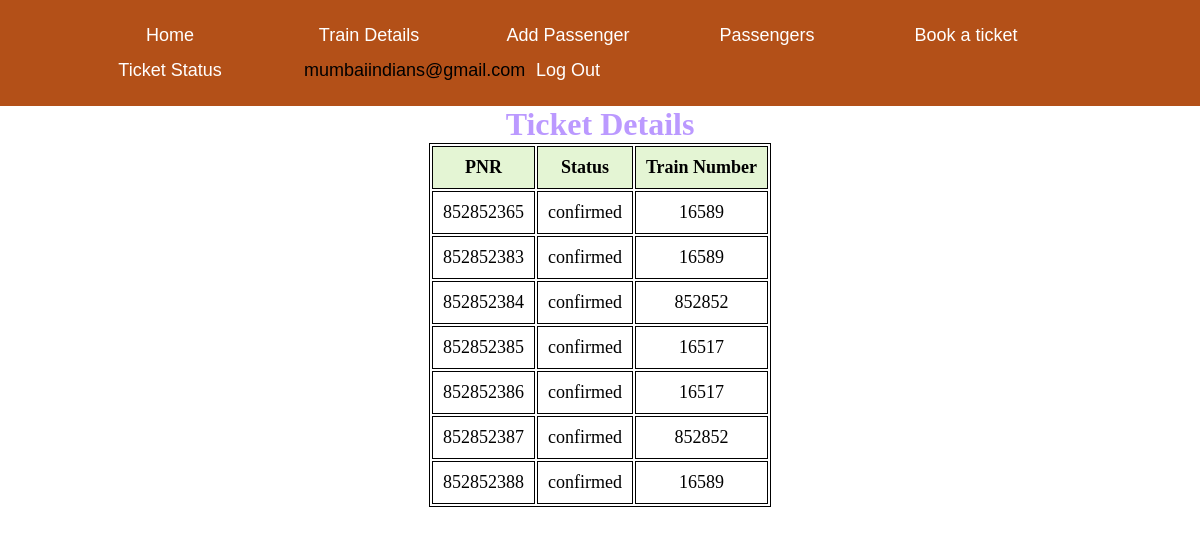
Screenshot of /ticketdetails.php (signed in) with the database file from the repository.
### tables this page shows
CREATE TABLE `ticket` (
  `user_id` varchar(30) NOT NULL,
  `pnr` int(10) NOT NULL,
  `status` varchar(20) NOT NULL DEFAULT 'confirmed',
  `train_num` int(10) NOT NULL
);

### ticketdetails.php (the view, shortened to what this page needs)
<?php
$conn = mysqli_connect("localhost","root","","reservation");
$email =$_SESSION['user_info'] ;
$sql = "select * from ticket where user_id='$email'";
$result=$conn->query($sql);
?>
<!DOCTYPE html>
<html lang="en">
<head>
</head>
<body>
<?php
include("header.php"); ?>
<section>
        <h1>Ticket Details</h1>
        <table>
            <tr>
                <th>PNR</th>
                <th>Status</th>
                <th>Train Number</th>
            </tr>
            <?php
                while($rows=$result->fetch_assoc())
                {
             ?>
            <tr>
                <td><?php echo $rows['pnr'];?></td>
                <td><?php echo $rows['status'];?></td>
                <td><?php echo $rows['train_num'];?></td>
            </tr>
            <?php
                }
             ?>
        </table>
    </section>
</body>
</html>

### css/header.css (style rules this page uses)
* { margin:0px; }

### ticketdetails.php (style rules this page uses)
table { margin: 0 auto; font-size: large; border: 1px solid black; }
h1 { text-align: center; color: rgb(187, 153, 255); font-size: xx-large; font-family: 'Gill Sans', 'Gill Sans MT', ' Calibri', 'Trebuchet MS', 'sans-serif'; }
td { background-color: white; border: 1px solid black; }
th, td { font-weight: bold; border: 1px solid black; padding: 10px; text-align: center; }
th { background-color:#E4F5D4; }
td { font-weight: lighter; }
html { background: url(https://cdn.pixabay.com/photo/2021/12/09/14/11/railway-6858240_960_720.jpg) no-repeat center center fixed; -webkit-background-size: cover; -moz-background-size: cover; -o-background-size: cover; background-size: cover; }

### rows the page displays
ticket: pnr "852852365", status "confirmed", train_num "16589"
ticket: pnr "852852383", status "confirmed", train_num "16589"
ticket: pnr "852852384", status "confirmed", train_num "852852"
ticket: pnr "852852385", status "confirmed", train_num "16517"
ticket: pnr "852852386", status "confirmed", train_num "16517"
ticket: pnr "852852387", status "confirmed", train_num "852852"
ticket: pnr "852852388", status "confirmed", train_num "16589"

### other values shown
$_SESSION['user_info'] "mumbaiindians@gmail.com"
